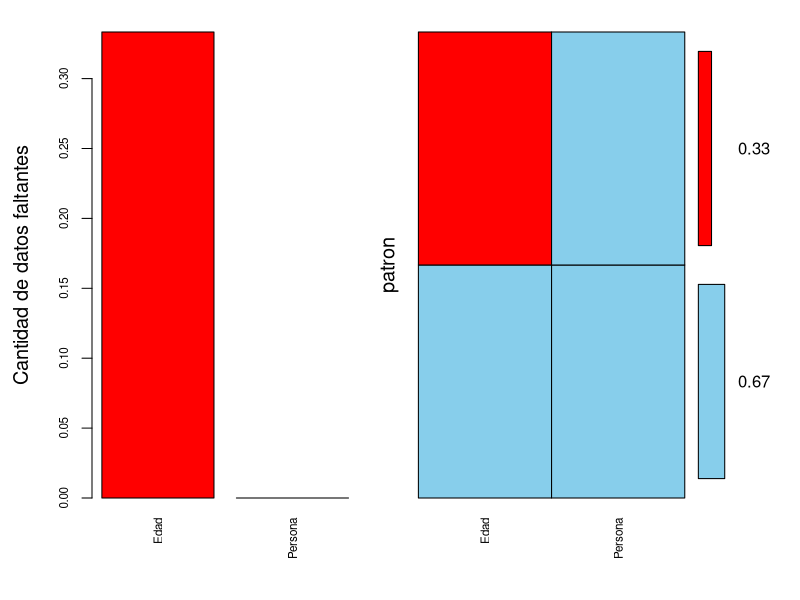
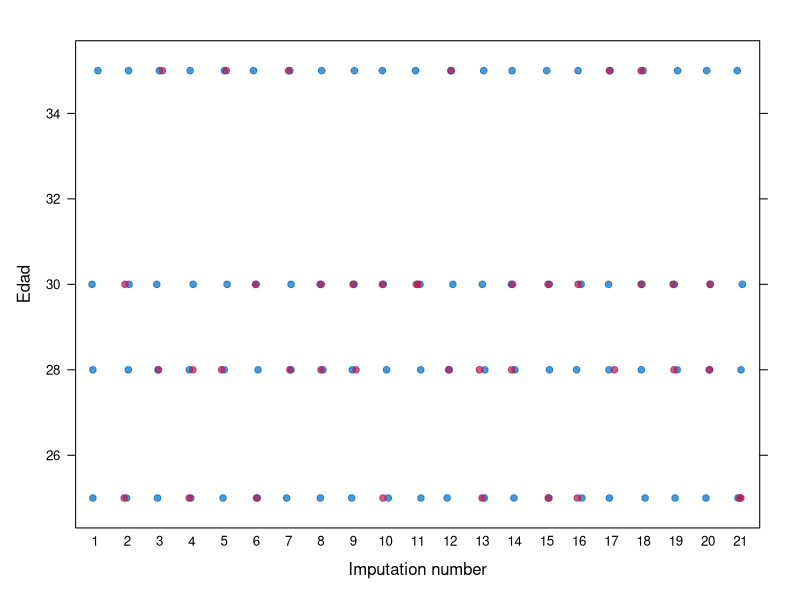
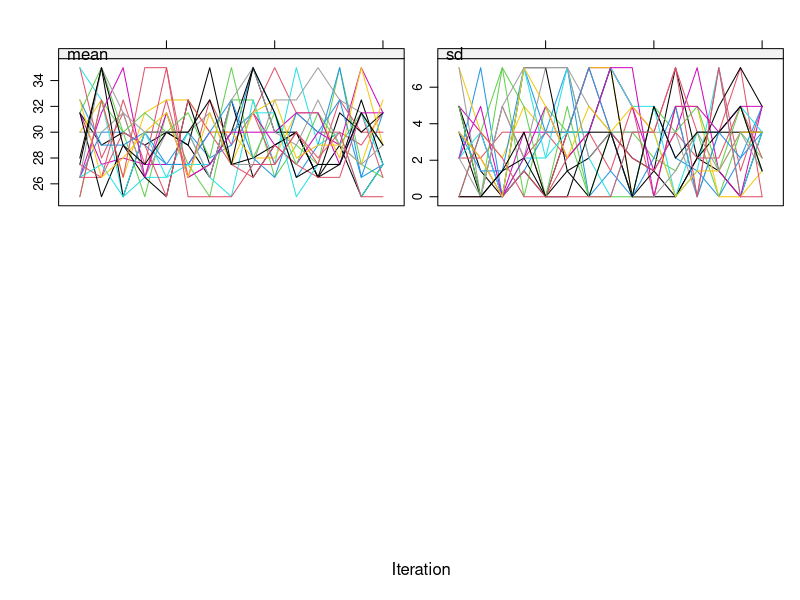
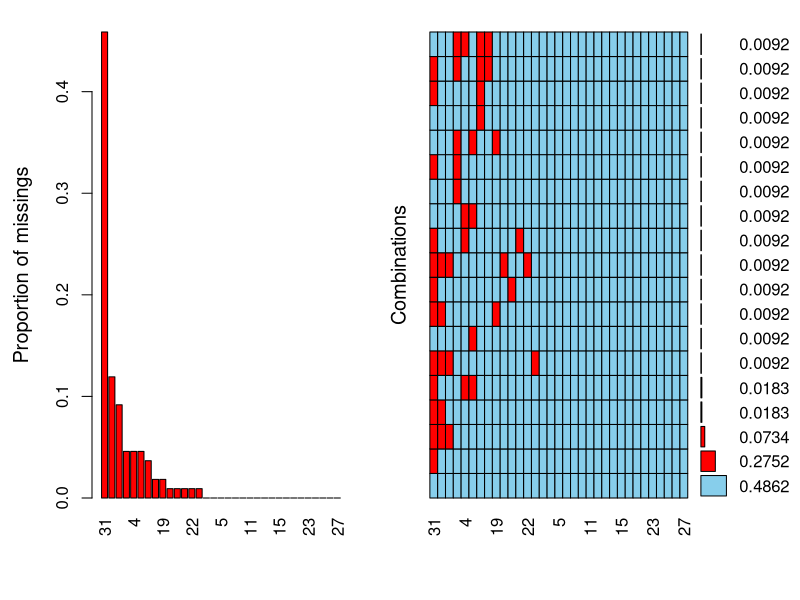
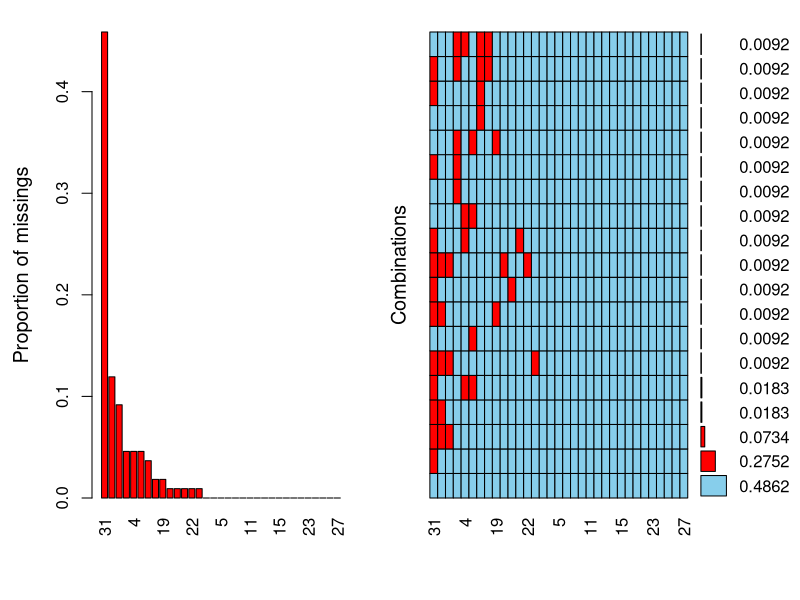
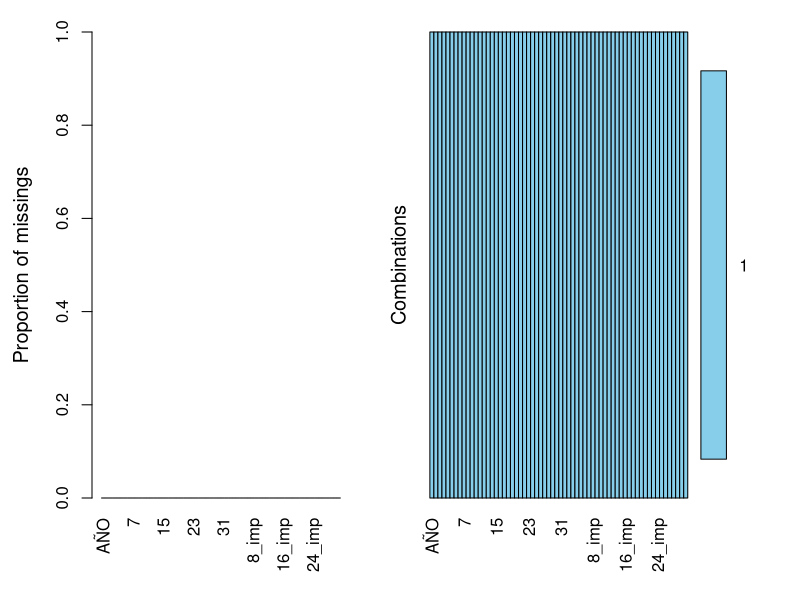
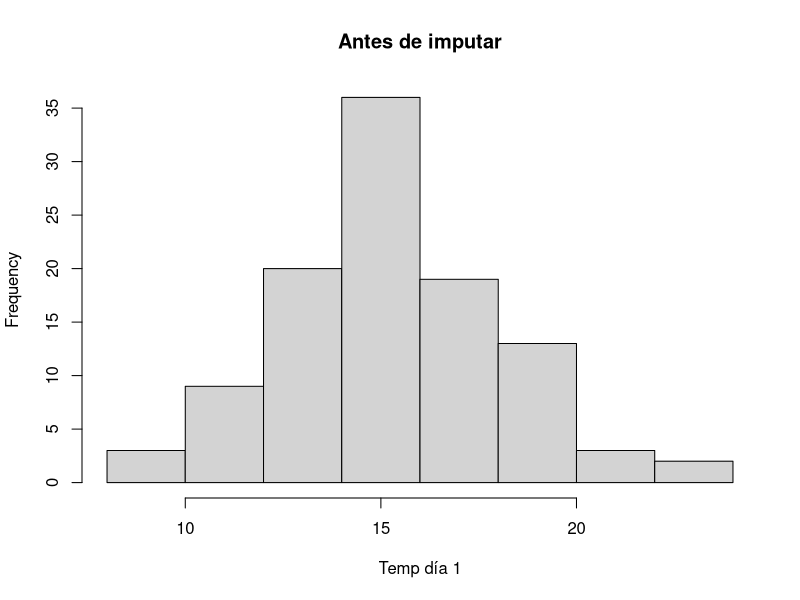
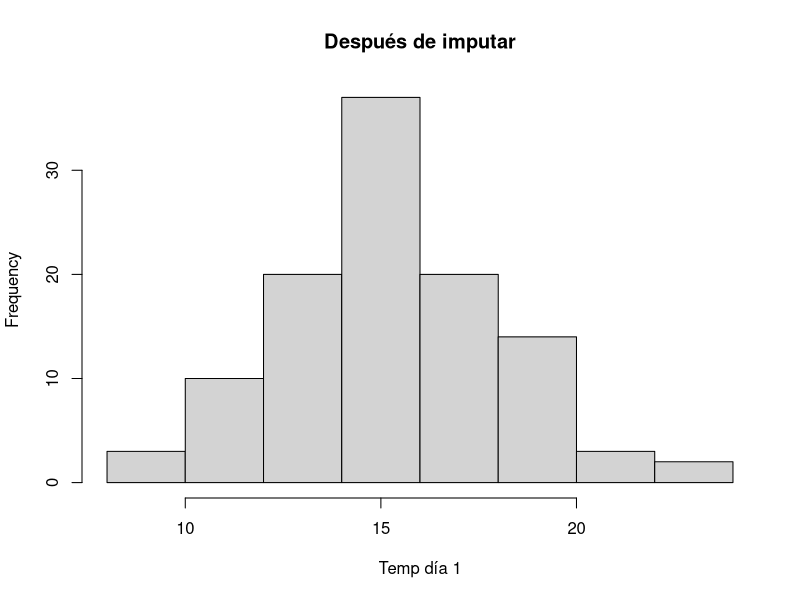

The R script that drew these images, in order:
#imputacion por regrsion
#instalar paquetes
install.packages("reformulas")
install.packages("mice",dependencies = TRUE)
install.packages("VIM")

#cargar bibliotcas
library(reformulas)
library(VIM)
library(mice)

datos <- data.frame(
  Persona = 1:6,
  Edad = c(25,30,NA,28,NA,35)
)

# ejemplo con regresion deterministica
imp_det <- mice(datos,method = "norm.predict",m = 1,maxit = 1)
datos_imp_det <- complete(imp_det)

#ejemlo con reresion estocastica
imp_ext <- mice(datos,ethod = "norm.nob",m = 1,maxit = 1)
datos_imp_det <- complete(imp_det)

#ejemplo con regresion estocastica
imp_est <- mice(datos,ethod = "norm.nob", m = 1,maxit = 1)
datos_imp_est <- complete(imp_est)


#Imputacon multiple
#Tambien se puedes usar la librerai mice
#incstalar y cargar el parquete mice ( si no esta instalado )
datosm <- data.frame(
  Persona = 1:6,
  Edad = c(25,30,NA,28,NA,35)
)

#visualizamos datos faltantes
aggr(datosm,numbers = TRUE, sortVars = TRUE, labels = colnames(datosm),cex.axis = 0.7, gap = 3, ylab = c("Cantidad de datos faltantes","patron"))

#Aplicar imputacion multiple
# m=5 genera 5 conjuntos de datos imputados
#metodo pmmm usa el PRedictive Mean Matching (PMM)
#maxit = 10 numero max de iteracion para la convergencia
#complete() combina los conjuntos imputados en un solo data.frame
imp <- mice(
  datosm,
  m = 20,              # número de datasets imputados que se van a generar
  method = "pmm",     # método Predictive Mean Matching (recomendado para datos numéricos)
  maxit = 15,           # número de iteraciones para lograr convergencia
  seed = 120           # semilla para reproducibilidad
)
datos_imputados <- complete(imp)
print(datos_imputados)
#imputacion multiple regleja la icertidumbre de los valores faltantes
#genera multiples refleja la incertidumbre de los valores faltantes 
#genera multiples conjuntos de datos permite una analisis mas robuto
#adecuada para datos con patrones de faltantes complejos
#cuando el patron de mAR(missing at Random)
stripplot(imp, Edad ~ .imp, pch = 20, cex = 1.2)

#Verificar la convergencia del modelo
plot(imp)
summary(imp)

#muestra evolucion en la media desviacion standar para cada variables umputada
#cada linea representa un conjunto de datos imputados (m)
#si las lineas se superponen y se estabilizan indica que algoritmo a convergido

library(readxl)
file.exists("/home/brandon/Documents/data_mining/datasets/Tiquina.xls")
df <- read_xlsx("datasets/Tiquina.xls",skip=4, sheet = "CODP3")
View(df)
colSums(is.na(df))
aggr(df, numbers = TRUE, sortVars = TRUE)
median(df$`3`,na.rm = TRUE)


# Seleccionamos solo columnas numéricas para imputar
datos_num <- df[, sapply(df, is.numeric)]
variables <- colnames(df)
print(variables[3:length(variables)])
datos_imputados <- hotdeck(
  df,
  variable = variables[3:length(variables)],
  ord_var = "AÑO",  # Variable de ordenamiento
)
View(datos_imputados)

# Combinar los resultados imputados en un solo dataset completo
df_imputado <- complete(imp)

aggr(df, numbers = TRUE, sortVars = TRUE)
aggr(datos_imputados, numbers = TRUE, sortVars = TRUE)

# Antes de imputar
hist(df$`1`, main = "Antes de imputar", xlab = "Temp día 1")

# Después de imputar
hist(datos_imputados$`1`, main = "Después de imputar", xlab = "Temp día 1")

boxplot(df$`1`, datos_imputados$`1`,
        names = c("Antes","Después"),
        main = "Comparación de valores imputados")
